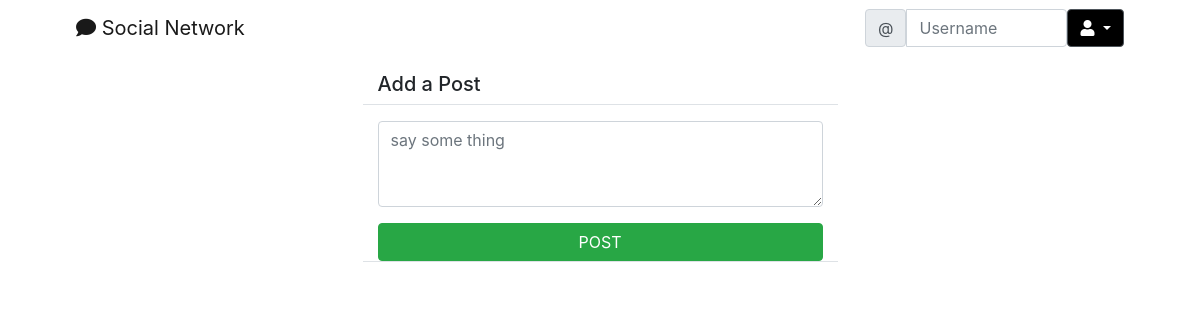
The app's page /social/ (signed in), older data.
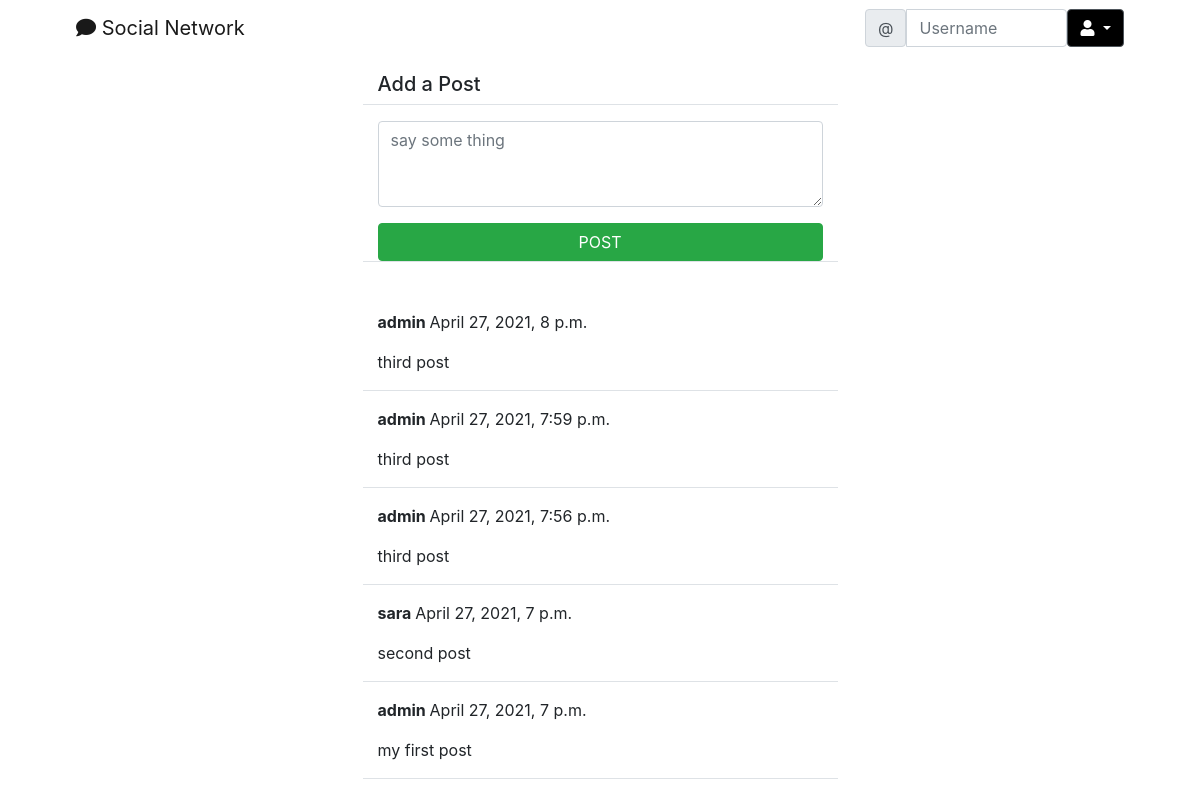
The same page, newer data.
### social/models.py (models this page shows)
class Post(models.Model):
    body=models.TextField()
    created_on=models.DateTimeField(default=timezone.now)
    author=models.ForeignKey(User,on_delete=models.CASCADE)

### social/views.py (the view, shortened to what this page needs)
# urls.py: path('',PostListView.as_view(),name='post-list'),
class PostListView(LoginRequiredMixin, View):
    def get(self, request, *args, **kwargs):
        posts = Post.objects.all().order_by('-created_on')
        form = PostForm()
        context = {
            'post_list': posts,
            'form': form,
        }
        return render(request, 'social/post_list.html', context)

### social/forms.py
class PostForm(forms.ModelForm):
    body=forms.CharField(label='',widget=forms.Textarea(attrs={'rows':'3','placeholder':'say some thing'}))
    class Meta:
        model=Post
        fields=['body']

### social/templates/social/post_list.html (shortened to what this page needs)
{% extends 'landing/base.html'%}
{%load crispy_forms_tags %}
{% block content%}
  <div class="container">
    <div class="row justify-content-center mt-3">
        <div class="col-md-5 col-sm-12 border-bottom">
            <h5>Add a Post</h5>
        </div>
    </div>
    <div class="row justify-content-center mt-3 mb-5">
        <div class="col-md-5 col-sm-12 border-bottom">
            <form method="POST">
               {{form|crispy}}
               <div class="d-grid gap-2">
                 <button class="btn btn-success btn-block mt-3">POST</button>
               </div>
            </form>
        </div>
    </div>
      {% for post in post_list %}
      <div class="row justify-content-center mt-3">
          <div class="col-md-5 col-sm-12 border-bottom position-relative">
              <p><strong>{{post.author}} </strong> {{post.created_on}}</p>
              <p>{{post.body}}</p>
          </div>
      </div>
      {% endfor %}
  </div>
{% endblock content%}

### landing/templates/landing/base.html (shortened to what this page needs)
<!doctype html>
<html lang="en">
  <head>
    <link rel="stylesheet" href="https://cdn.jsdelivr.net/npm/bootstrap@4.6.0/dist/css/bootstrap.min.css">
    <link rel="stylesheet" href="https://pro.fontawesome.com/releases/v5.10.0/css/all.css"/>
  </head>
  <body>
    {% include 'landing/navbar.html'%}
    {% block content%}
    {%endblock content%}
  </body>
</html>

### landing/templates/landing/navbar.html (shortened to what this page needs)
<div class="container">
  <nav class="navbar navbar-expand-lg navbar-light">
    <div class="container-fluid">
        <a class="navbar-brand"
          {% if user.is_authenticated %}
            href="{% url 'post-list' %}"
          {% else %}
          href="{% url 'index' %}"
          {% endif %}
        ><i class="fas fa-comment"></i> Social Network</a>
      <div class="collapse navbar-collapse" id="navbarTogglerDemo02">
        <form class="d-flex" style="margin-left: 70%;" >
            <div class="input-group">
                <span class="input-group-text" id="basic-addon1">@</span>
                <input type="text" class="form-control" placeholder="Username" aria-label="Username" aria-describedby="basic-addon1">
            </div>
          </form>
          {% if user.is_authenticated %}
            <div class="dropdown show">
              <a class="btn btn-secondary dropdown-toggle" href="#" role="button" id="dropdownMenuLink" data-toggle="dropdown" aria-haspopup="true" aria-expanded="false" style="background-color:black;">
                <i class="fas fa-user"></i>
              </a>
              </div>
          {% endif %}
      </div>
    </div>
  </nav>
</div>

Row changes from the older to the newer data that the page shows:
added Post: author "admin", created_on "April 27, 2021, 8 p.m.", body "third post"
added Post: author "admin", created_on "April 27, 2021, 7:59 p.m.", body "third post"
added Post: author "admin", created_on "April 27, 2021, 7:56 p.m.", body "third post"
added Post: author "sara", created_on "April 27, 2021, 7 p.m.", body "second post"
added Post: author "admin", created_on "April 27, 2021, 7 p.m.", body "my first post"
